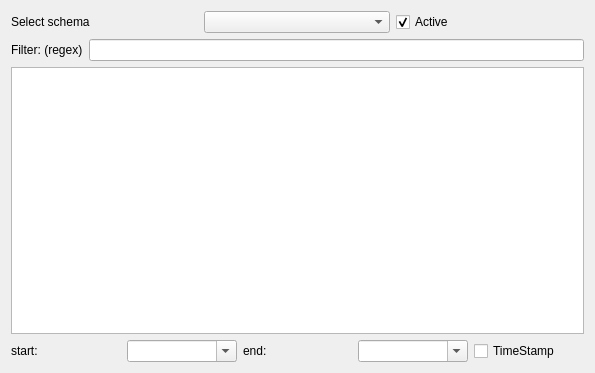
<?xml version="1.0" encoding="UTF-8"?>
<ui version="4.0">
 <class>Form</class>
 <widget class="TaurusWidget" name="Form">
  <property name="geometry">
   <rect>
    <x>0</x>
    <y>0</y>
    <width>595</width>
    <height>373</height>
   </rect>
  </property>
  <property name="windowTitle">
   <string>Form</string>
  </property>
  <layout class="QGridLayout" name="gridLayout">
   <item row="1" column="0">
    <layout class="QHBoxLayout" name="horizontalLayout_3"/>
   </item>
   <item row="0" column="0">
    <layout class="QVBoxLayout" name="verticalLayout">
     <item>
      <layout class="QVBoxLayout" name="verticalLayout_2">
       <item>
        <layout class="QHBoxLayout" name="horizontalLayout">
         <item>
          <widget class="QLabel" name="label">
           <property name="text">
            <string>Select schema</string>
           </property>
          </widget>
         </item>
         <item>
          <widget class="QComboBox" name="schema_comboBox"/>
         </item>
         <item>
          <widget class="QCheckBox" name="active_checkBox">
           <property name="minimumSize">
            <size>
             <width>188</width>
             <height>0</height>
            </size>
           </property>
           <property name="text">
            <string>Active</string>
           </property>
           <property name="checked">
            <bool>true</bool>
           </property>
           <property name="tristate">
            <bool>false</bool>
           </property>
          </widget>
         </item>
        </layout>
       </item>
      </layout>
     </item>
     <item>
      <layout class="QVBoxLayout" name="verticalLayout_3">
       <item>
        <layout class="QHBoxLayout" name="horizontalLayout_5">
         <item>
          <widget class="QLabel" name="label_4">
           <property name="text">
            <string>Filter: (regex)</string>
           </property>
          </widget>
         </item>
         <item>
          <widget class="QLineEdit" name="lineEdit"/>
         </item>
        </layout>
       </item>
       <item>
        <widget class="QListView" name="listView">
         <property name="selectionMode">
          <enum>QAbstractItemView::ExtendedSelection</enum>
         </property>
        </widget>
       </item>
      </layout>
     </item>
     <item>
      <layout class="QHBoxLayout" name="horizontalLayout_2">
       <item>
        <widget class="QLabel" name="label_2">
         <property name="text">
          <string>start:</string>
         </property>
        </widget>
       </item>
       <item>
        <widget class="QComboBox" name="t0_dateTime">
         <property name="editable">
          <bool>true</bool>
         </property>
        </widget>
       </item>
       <item>
        <widget class="QLabel" name="label_3">
         <property name="text">
          <string>end:</string>
         </property>
        </widget>
       </item>
       <item>
        <widget class="QComboBox" name="t1_dateTime">
         <property name="editable">
          <bool>true</bool>
         </property>
        </widget>
       </item>
       <item>
        <widget class="QCheckBox" name="ts_checkBox">
         <property name="text">
          <string>TimeStamp</string>
         </property>
        </widget>
       </item>
      </layout>
     </item>
    </layout>
   </item>
   <item row="0" column="1">
    <layout class="QVBoxLayout" name="verticalLayout_4"/>
   </item>
  </layout>
 </widget>
 <customwidgets>
  <customwidget>
   <class>TaurusWidget</class>
   <extends>QWidget</extends>
   <header>taurus.qt.qtgui.container</header>
   <container>1</container>
  </customwidget>
 </customwidgets>
 <resources/>
 <connections/>
</ui>
